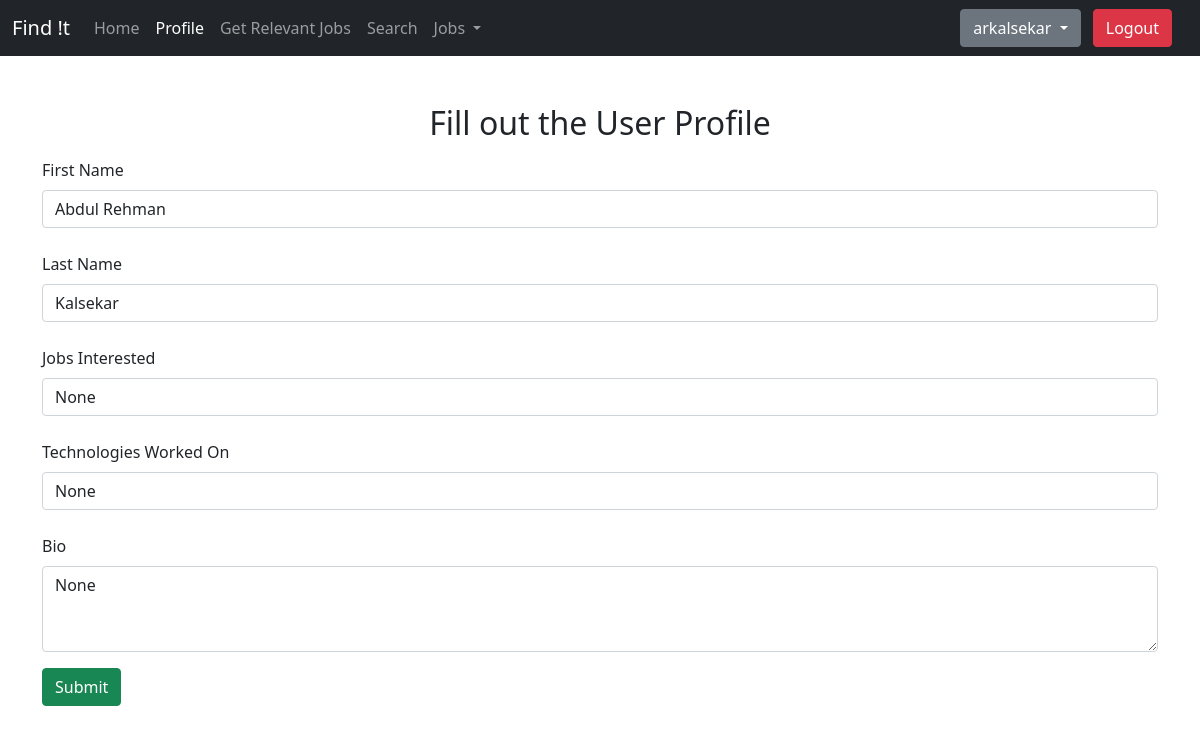
The page /profile (signed in) on the database as committed earlier.
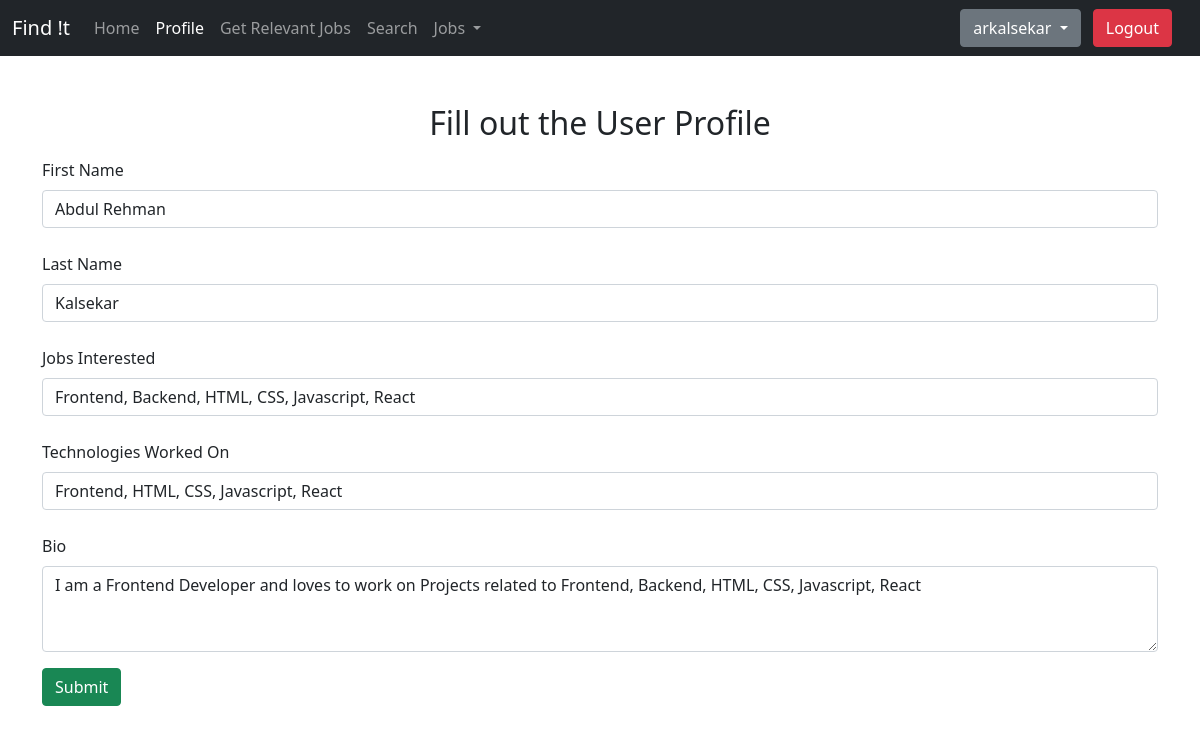
The same page on the database as committed later.
### home/models.py (models this page shows, shortened)
class Profile(models.Model):
    username = models.ForeignKey(User, on_delete=models.CASCADE)
    first_name = models.CharField(max_length=100, null=True, blank=True)
    last_name = models.CharField(max_length=100, null=True, blank=True)
    interested_jobs = models.CharField(max_length=100, null=True, blank=True)
    bio = models.CharField(max_length=100, null=True, blank=True)
    techonologies = models.CharField(max_length=100, null=True, blank=True)

### home/views.py (the view, shortened to what this page needs)
# urls.py: path('profile', views.profile, name='profile'),
@login_required
def profile(request):
    current_user = Profile.objects.filter(username=request.user)
    if len(current_user) != 0:
        params = {'current_user': current_user}
    return render(request, 'profile.html', params)

### templates/profile.html (shortened to what this page needs)
{% extends 'base.html' %}
{% block profileActive %}active{% endblock profileActive %}
{% block body %}
<div class="container mt-5">
    <h2 class="text-center"> Fill out the User Profile </h2>
  {% for data in current_user %}
    <form action="{% url 'profile' %}" method="POST">
    <div class="mb-3">
        <label for="fname" class="form-label my-2">First Name</label>
      <input type="text" class="form-control" name="fname" id="fname" value="{{data.first_name}}">
    </div>
    <div class="mb-3">
        <label for="lname" class="form-label my-2">Last Name</label>
        <input type="text" class="form-control" id="lname" name="lname" value="{{ data.last_name }}">
    </div>
    <div class="mb-3">
      <label for="jobsinterested" class="form-label my-2">Jobs Interested</label>
      <input type="text" class="form-control" id="jobsinterested" name="jobsinterested" value="{{ data.interested_jobs }}">
    </div>
    <div class="mb-3">
      <label for="technologies" class="form-label my-2">Technologies Worked On</label>
      <input type="text" class="form-control" id="technologies" name="technologies" value="{{ data.techonologies }}">
    </div>
    <div class="mb-3">
        <label for="bio" class="form-label my-2">Bio </label>
        <textarea class="form-control" id="bio" placeholder="Enter your Description here... " name="bio" rows="3">{{ data.bio }}</textarea>
    </div>
    <button type="submit" class="btn btn-success"> Submit </button>
    </form>
  {% endfor %}
    </div>
{% endblock body %}

### templates/base.html (shortened to what this page needs)
<!doctype html>
<html lang="en">
<head>
  <link href="https://cdn.jsdelivr.net/npm/bootstrap@5.0.1/dist/css/bootstrap.min.css" rel="stylesheet"
>
</head>
<body>
  <nav class="navbar navbar-expand-lg navbar-dark bg-dark">
    <div class="container-fluid">
      <a class="navbar-brand" href="/"> Find !t </a>
      <div class="collapse navbar-collapse" id="navbarSupportedContent">
        <ul class="navbar-nav me-auto mb-2 mb-lg-0">
          <li class="nav-item">
            <a class="nav-link {% block homeActive %}{% endblock homeActive %}" href="/">Home</a>
          </li>
          {% if user.is_authenticated %}
          <li class="nav-item">
            <a class="nav-link {% block profileActive %}{% endblock profileActive %}" href="{% url 'profile' %}">Profile</a>
          </li>
          <li class="nav-item">
            <a class="nav-link {% block relevantActive %}{% endblock relevantActive %}" href="{% url 'relevant' %}">Get Relevant Jobs</a>
          </li>
          <li class="nav-item">
            <a class="nav-link {% block searchActive %}{% endblock searchActive %}" href="/search?query">Search</a>
          </li>
          <li class="nav-item dropdown">
            <a class="nav-link dropdown-toggle" href="#" id="navbarDropdown" role="button" data-toggle="dropdown" aria-haspopup="true" aria-expanded="false">
              Jobs
            </a>
          </li>
          {% endif %}
        </ul>
        {% if user.is_authenticated %}
        <div class="dropdown mx-2">
          <button class="btn btn-secondary dropdown-toggle" type="button" id="user-details" data-bs-toggle="dropdown"
            aria-expanded="false">
            {{user.username}}
          </button>
          <a href="/logout" class="btn btn-danger mx-2"> Logout</a>
        </div>
        {% endif %}
      </div>
    </div>
  </nav>
  {% block body %}
  {% endblock body %}
</body>
</html>

Rows that differ between the two databases and show on the page:
changed Profile "Abdul Rehman": jobsinterested "None" → "Frontend, Backend, HTML, CSS, Javascript, React"; technologies "None" → "Frontend, HTML, CSS, Javascript, React"; bio "None" → "I am a Frontend Developer and loves to work on Projects related to Frontend, Backend, HTML, CSS, Javascript, React"
